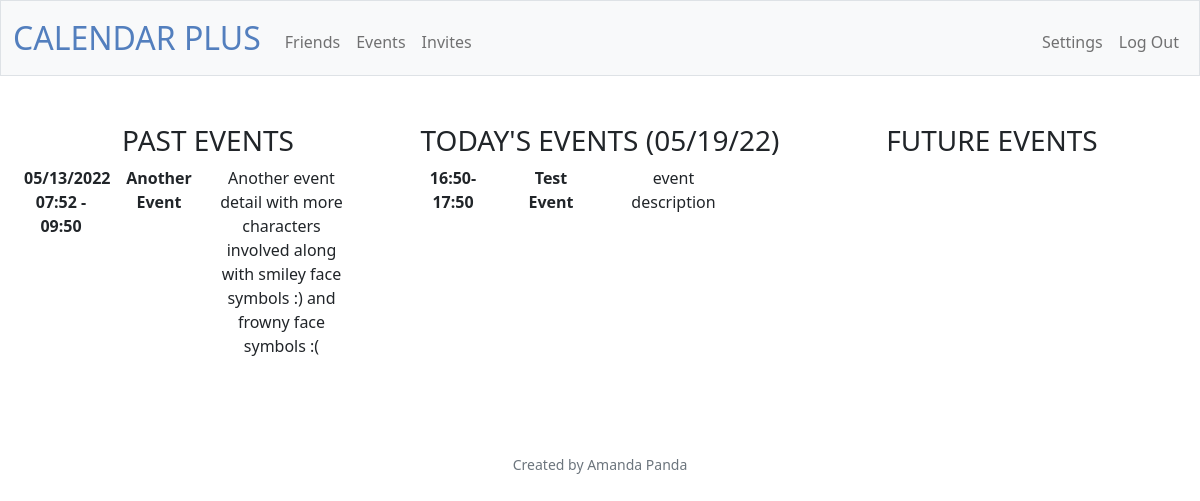
The page /events (signed in) on the database as committed earlier.
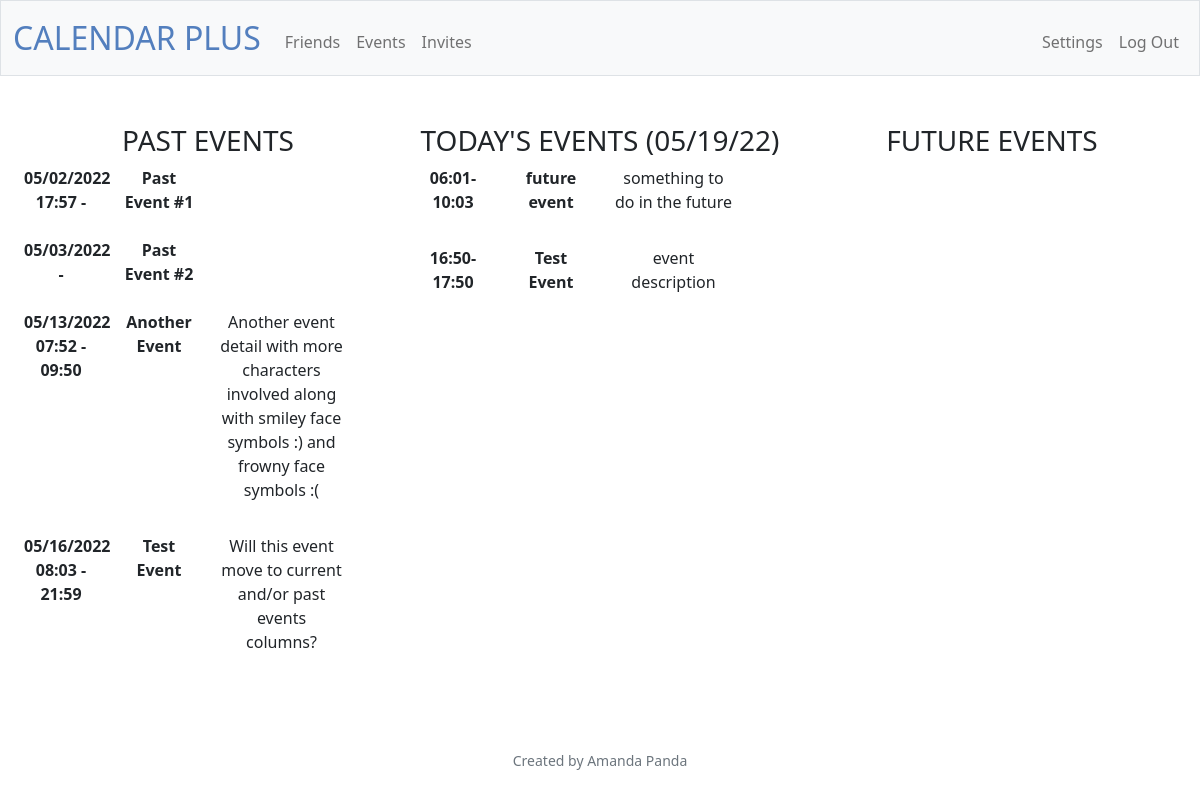
The same page on the database as committed later.
### tables this page shows
CREATE TABLE events(id INTEGER PRIMARY KEY AUTOINCREMENT NOT NULL, creator INTEGER NOT NULL, title TEXT NOT NULL, date DATE NOT NULL, starttime TIME, endtime TIME, details TEXT);

### app.py (the view)
@app.route("/events", methods=["GET"])
@login_required
def events():
    today = date.today()
    account = session.get("user_id")
    past = db.execute("SELECT title, strftime('%m/%d/%Y', date) AS date,starttime, endtime, details FROM events WHERE creator = ? AND date < ? ORDER BY date, starttime", account, today)
    future = db.execute("SELECT title, strftime('%m/%d/%Y', date) AS date,starttime, endtime, details FROM events WHERE creator = ? AND date > ? ORDER BY date, starttime", account, today)
    current = db.execute("SELECT title, strftime('%m/%d/%Y', date) AS date, starttime, endtime, details FROM events WHERE creator = ? AND date = ? ORDER BY starttime", account, today)
    today = today.strftime("%m/%d/%y")
    return render_template("events.html", today=today, past=past, future=future, current=current)

### app.py (called while the page is built)
@app.after_request
def after_request(response):
    response.headers["Cache-Control"] = "no-cache, no-store, must-revalidate"
    response.headers["Expires"] = 0
    response.headers["Pragma"] = "no-cache"
    return response

### helpers.py (called while the page is built)
def login_required(f):
    @wraps(f)
    def decorated_function(*args, **kwargs):
        if session.get("user_id") is None:
            return redirect("/login")
        return f(*args, **kwargs)
    return decorated_function

### templates/events.html (shortened to what this page needs)
{% extends "layout.html" %}
{% block main %}
    <div class="container-fluid">
        <div class="row">
            <div class="col-sm">
                <h3>PAST EVENTS</h3>
                <dl class="row">
                {% for row in past %}
                    <dt class="col-sm-3">{{ row.date }} {{ row.starttime }} - {{ row.endtime }}</dt>
                    <dd class="col-sm-9">
                        <dl class="row" >
                            <dt class="col-sm-4">{{ row.title }}</dt>
                            <dd class="col-sm-6">{{ row.details }}</dd>
                        </dl>
                    </dd>
                {% endfor %}
            </div>
            <div class="col-sm">
                <h3>TODAY'S EVENTS ({{ today }})</h3>
                <dl class="row">
                {% for row in current %}
                <dt class="col-sm-3">{{ row.starttime }}-{{ row.endtime }}</dt>
                <dd class="col-sm-9">
                    <dl class="row">
                        <dt class="col-sm-4">{{ row.title }}</dt>
                        <dd class="col-sm-6">{{ row.details }}</dd>
                    </dl>
                </dd>
                {% endfor %}
            </div>
            <div class="col-sm">
                <h3>FUTURE EVENTS</h3>
            </div>
        </div>
    </div>
{% endblock %}

### templates/layout.html (shortened to what this page needs)
<!DOCTYPE html>
<html lang="en">
    <head>
        <link href="https://cdn.jsdelivr.net/npm/bootstrap@5.1.3/dist/css/bootstrap.min.css" rel="stylesheet">
        <link href="/static/styles.css" rel="stylesheet">
    </head>
    <body>
        <nav class="bg-light border navbar navbar-expand-md navbar-light">
            <div class="container-fluid">
                <a class="navbar-brand" href="/"><span class="blue">CALENDAR PLUS</span></a>
                <div class="collapse navbar-collapse" id="navbar">
                    {% if session["user_id"] %}
                        <ul class="navbar-nav me-auto mt-2">
                            <li class="nav-item"><a class="nav-link" href="/friends">Friends</a></li>
                            <li class="nav-item"><a class="nav-link" href="/events">Events</a></li>
                            <li class="nav-item"><a class="nav-link" href="/invites">Invites</a></li>
                        </ul>
                        <ul class="navbar-nav ms-auto mt-2">
                            <li class="nav-item"><a class="nav-link" href="/settings">Settings</a></li>
                            <li class="nav-item"><a class="nav-link" href="/logout">Log Out</a></li>
                        </ul>
                    {% else %}
                        <ul class="navbar-nav ms-auto mt-2">
                            <li class="nav-item"><a class="nav-link" href="/register">Register</a></li>
                            <li class="nav-item"><a class="nav-link" href="/login">Log in</a></li>
                        </ul>
                    {% endif %}
                </div>
            </div>
        </nav>
        <main class="container-fluid py-5 text-center">
            {% block main %}{% endblock %}
        </main>
        <footer class="mb-5 small text-center text-muted">
            Created by Amanda Panda
        </footer>
    </body>
</html>

### static/styles.css (style rules this page uses)
nav .navbar-brand { font-size: xx-large; }
nav .navbar-brand .blue { color: #537fbe; }

Rows that differ between the two databases and show on the page:
added events: date "05/02/2022", starttime "17:57", title "Past Event #1", shown under "PAST EVENTS"
added events: date "05/03/2022", title "Past Event #2", shown under "PAST EVENTS"
added events: date "05/16/2022", starttime "08:03", endtime "21:59", title "Test Event", details "Will this event move to current and/or past events columns?", shown under "PAST EVENTS"
added events: starttime "06:01", endtime "10:03", title "future event", details "something to do in the future", shown under "TODAY'S EVENTS (05/19/22)"
